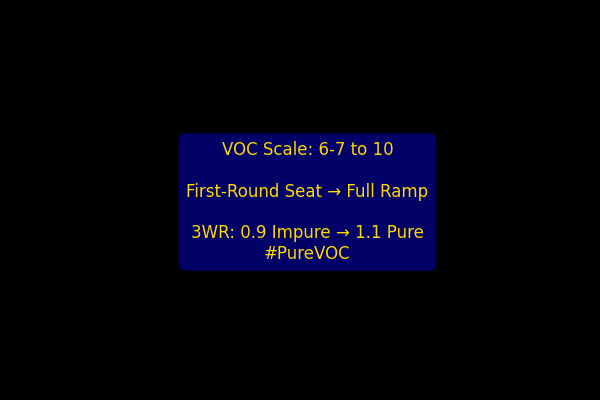

The Python source for this figure:
import matplotlib.pyplot as plt

fig, ax = plt.subplots(figsize=(6, 4), facecolor='black')
ax.text(0.5, 0.5, 'VOC Scale: 6-7 to 10\n\nFirst-Round Seat → Full Ramp\n\n3WR: 0.9 Impure → 1.1 Pure\n#PureVOC', ha='center', va='center', fontsize=12, color='gold', bbox=dict(boxstyle="round,pad=0.5", facecolor='navy', alpha=0.8))
ax.axis('off')
plt.savefig('voc_scale_badge.png', dpi=300, bbox_inches='tight', facecolor='black')
plt.show()
print("Scale badge saved—attach to X for the 1% edge!")